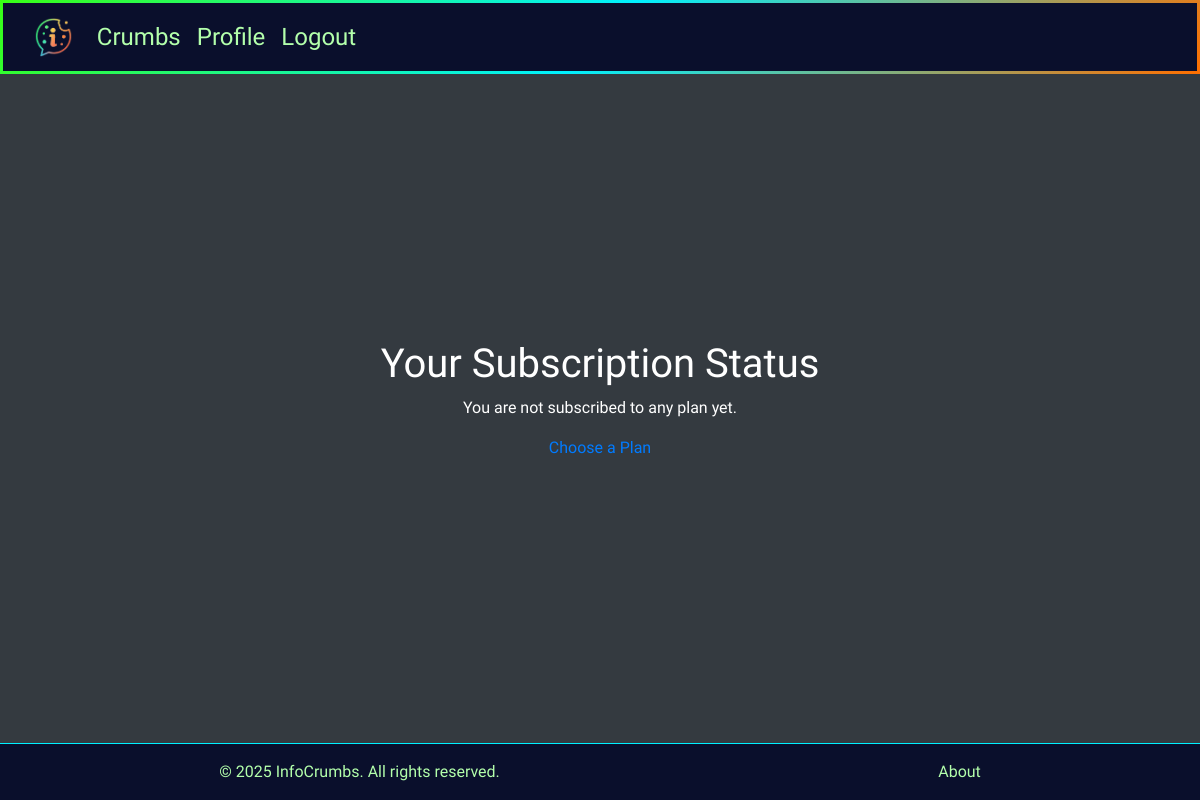
The app's page /subscriptions/status/ (signed in), older data.
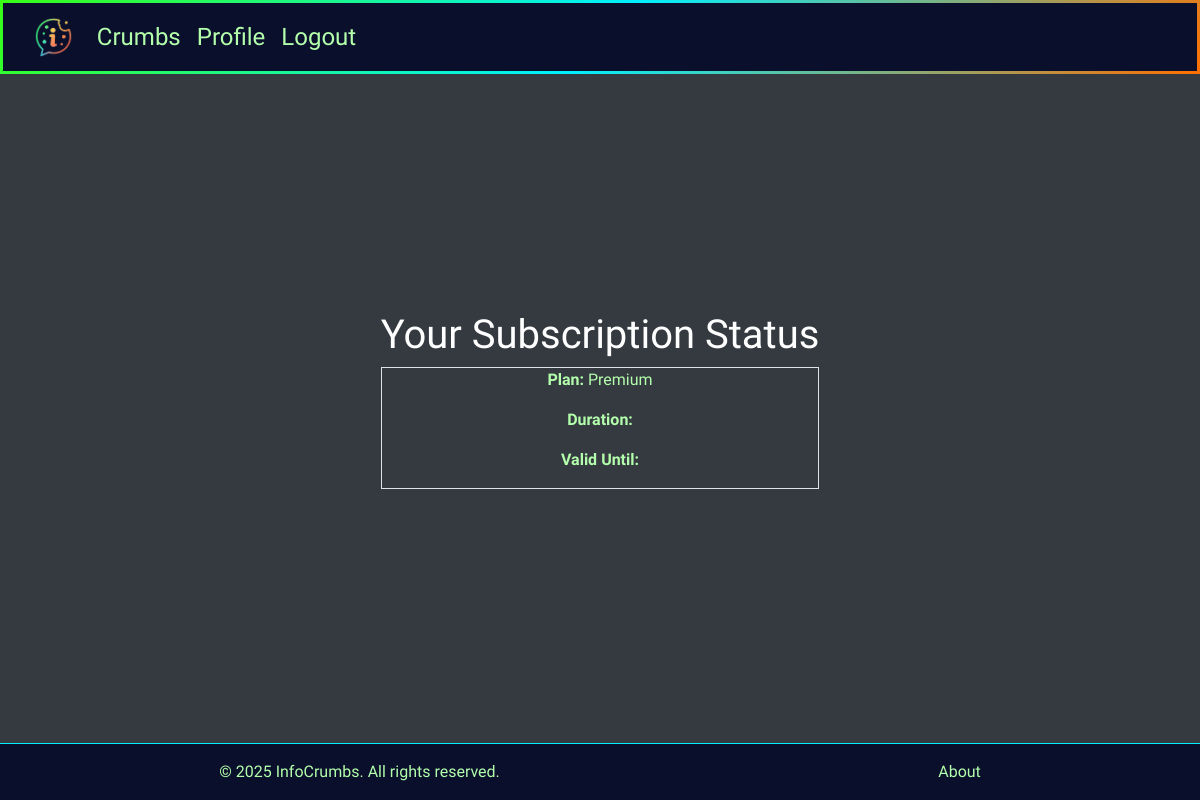
The same page, newer data.
### subscriptions/models.py (models this page shows, shortened)
class UserSubscription(models.Model):
    user = models.OneToOneField(
        settings.AUTH_USER_MODEL,
        on_delete=models.CASCADE
    )
    plan = models.ForeignKey(
        SubscriptionPlan,
        on_delete=models.SET_NULL,
        null=True
    )
    frequency = models.ForeignKey(
        SubscriptionFrequency,
        on_delete=models.SET_NULL,
        null=True
    )
    start_date = models.DateTimeField(auto_now_add=True)
    end_date = models.DateTimeField()
    active = models.BooleanField(default=False)
    stripe_payment_intent_id = models.CharField(
        max_length=255, blank=True, null=True, unique=True
        )

class SubscriptionPlan(models.Model):
    PLAN_CHOICES = [
        ('basic', 'Basic'),
        ('premium', 'Premium'),
    ]
    name = models.CharField(max_length=20, choices=PLAN_CHOICES, unique=True)
    topic_limit = models.PositiveIntegerField(default=2)
    price = models.DecimalField(max_digits=6, decimal_places=2, default=0.00)

### subscriptions/views.py (the view)
# urls.py: path('status/', views.subscription_status, name='subscription_status'),
@login_required
def subscription_status(request):
    try:
        subscription = request.user.usersubscription
    except UserSubscription.DoesNotExist:
        subscription = None
    return render(request, 'subscriptions/subscription_status.html', {
        'subscription': subscription
    })

### subscriptions/templates/subscriptions/subscription_status.html
{% extends "base.html" %}
{% load static %}
{% block content %}
<div class="container max-w-xl mx-auto">
    <h1 class="text-2xl font-bold mb-6 text-center text-white">Your Subscription Status</h1>
    {% if subscription %}
        <div class="bg-[#1A103D] p-6 rounded-2xl shadow-md border border-[#333A56] text-light text-center">
            <p><strong class="text-neon-green">Plan:</strong> {{ subscription.plan.name|title }}</p>
            <p><strong class="text-neon-blue">Duration:</strong> {{ subscription.get_frequency_display }}</p>
            <p><strong class="text-neon-orange">Valid Until:</strong> {{ subscription.valid_until|date:"Y-m-d H:i" }}</p>
        </div>
    {% else %}
        <div class="text-center text-white">
            <p>You are not subscribed to any plan yet.</p>
            <a href="{% url 'choose_plan' %}"
                class="inline-block mt-4 px-4 py-2 bg-neon-green text-black font-bold rounded hover:bg-neon-blue transition">Choose
                a Plan</a>
        </div>
    {% endif %}
</div>
{% endblock %}

Row changes from the older to the newer data that the page shows:
added UserSubscription: plan.name "Premium"
Text that changed along with them:
text no longer shown: "You are not subscribed to any plan yet. Choose a Plan"
text now shown: "Plan: Duration: Valid Until:"
